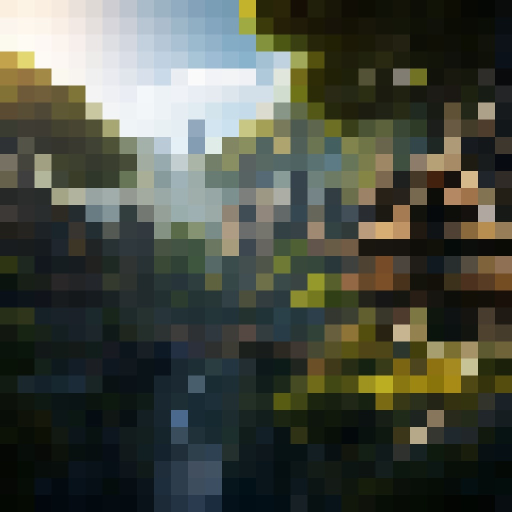
#> input picture hidden_img/4.jpeg, 1024 x 1024 px, found by its file name (shown at 1/2 size)
$ python -i logic.py   (imports and definitions only)
#> lines starting #> are read from the running program, lines starting #| are printed output that depends on the picture
import sqlite3
from datetime import datetime
from config import DATABASE
import os
import cv2
import numpy as np
import os
from math import sqrt, ceil, floor

class DatabaseManager:
    def __init__(self, database):
        self.database = database

    # [141 lines left out: functions create_tables, add_user, add_prize, add_winner, mark_prize_used, increment_retry_count and 7 more, not called in this run]

    def get_winners_img(self, user_id):
        conn = sqlite3.connect(self.database)
        with conn:
            cur = conn.cursor()
            cur.execute('''
                SELECT image FROM winners
                INNER JOIN prizes ON winners.prize_id = prizes.prize_id
                WHERE user_id = ?
            ''', (user_id,))
            return cur.fetchall()

    # [58 lines left out: functions get_user_balance, decrement_balance, increment_balance, is_admin, add_admin, remove_admin and 1 more, not called in this run]


m = DatabaseManager(DATABASE)
# [1 line that did not run here, left out]
# [1 line that did not run here, left out]
# [1 line that did not run here, left out]
# [1 line that did not run here, left out]
# [1 line that did not run here, left out]

# [3 lines not run here, left out]

def hide_img(img_name):
#> called with img_name = 'hidden_img/4.jpeg'
    img_path = os.path.join('img', img_name)
    image = cv2.imread(f'img/{img_name}')
#> image is the input picture: shape (1024, 1024, 3); mean B, G, R 67.2, 77.7, 73.3

    print(f"[DEBUG] Чтение: {img_path}")

    image = cv2.imread(img_path)
    blurred_image = cv2.GaussianBlur(image, (15, 15), 0)
    pixelated_image = cv2.resize(blurred_image, (30, 30), interpolation=cv2.INTER_NEAREST)
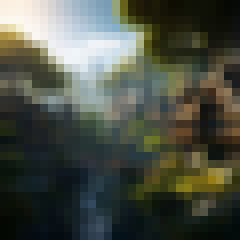
#> pixelated_image: shape (30, 30, 3) (shown 8 times larger); mean B, G, R 69.2, 80, 75.7
    pixelated_image = cv2.resize(pixelated_image, (image.shape[1], image.shape[0]), interpolation=cv2.INTER_NEAREST)
#> pixelated_image: shape (1024, 1024, 3)

    os.makedirs('hidden_img', exist_ok=True)
    hidden_path = os.path.join('hidden_img', img_name)
    cv2.imwrite(hidden_path, pixelated_image)


# [6 lines not run here, left out]

>>> result = hide_img('hidden_img/4.jpeg')
